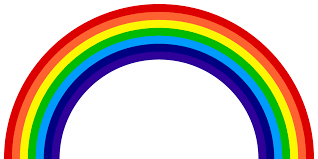
#> input picture code2/3gkr/ex_opencv/IMG/rain.png, 318 x 159 px
$ python ex_img_01.py
#> lines starting #> are read from the running program, lines starting #| are printed output that depends on the picture
'''
import cv2

image = cv2.imread("IMG/sta.jpeg", cv2.IMREAD_COLOR)


h,w,c = image.shape

print(f"HEIGHT={h}, WEIGHT={w}, CHANNEL-{c}")

cv2.imshow("STA", image)

key=cv2.waitKey(1000)
print(key)

cv2.destroyAllWindows()
'''

import cv2

image = cv2.imread("IMG/rain.png", cv2.IMREAD_COLOR)
#> image is the input picture: shape (159, 318, 3); mean B, G, R 176.6, 187.5, 196.8
image2 = cv2.imread("IMG/rain.png", cv2.IMREAD_GRAYSCALE)
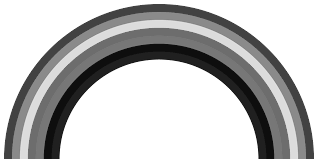
#> image2: shape (159, 318); min 13, max 255, mean 188.8


h,w = image2.shape
#> h = 159; w = 318

print(f"HEIGHT={h}, WEIGHT={w}")
#| HEIGHT=159, WEIGHT=318

cv2.imshow("STA", image2)

key=cv2.waitKey(1000)
#> (key Esc is pressed here)
print(key)


if key == ord('g'):
	cv2.imwrite(f"IMG/img_gray_copy.jpg", image2)
elif key == 115:
	cv2.imwrite(f"IMG/img_color_copy.jpg", image)


cv2.destroyAllWindows()
